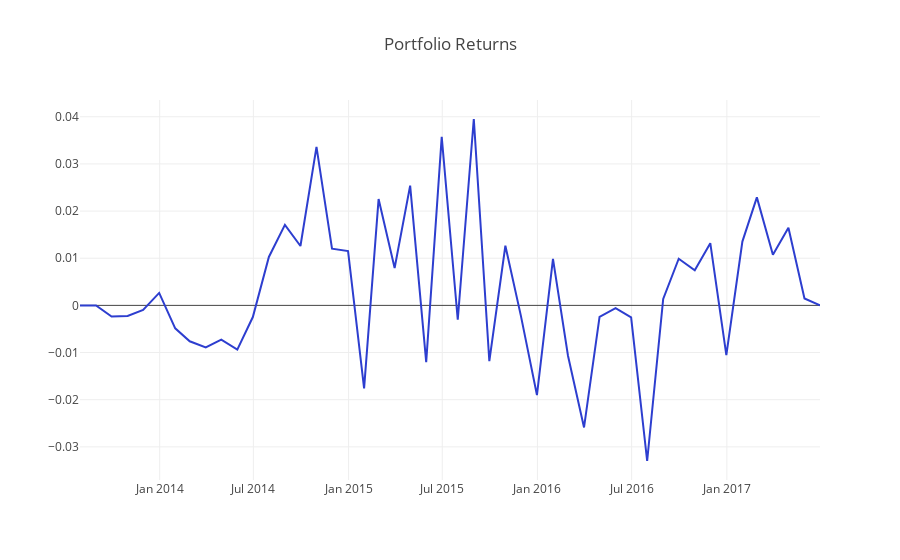

Source (notebook cell):
### Markdown cell above
### View Data
Time to see how the portfolio did.

### Code cell
expected_portfolio_returns = portfolio_returns(df_long, df_short, lookahead_returns, 2*top_bottom_n)
project_helper.plot_returns(expected_portfolio_returns.T.sum(), 'Portfolio Returns')
